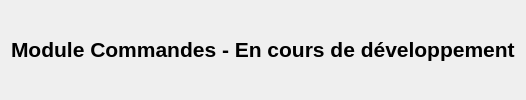
<?xml version="1.0" encoding="UTF-8"?>
<ui version="4.0">
 <class>CommandesWidget</class>
 <widget class="QWidget" name="CommandesWidget">
  <layout class="QVBoxLayout">
   <item alignment="Qt::AlignCenter">
    <widget class="QLabel" name="label">
     <property name="text">
      <string>Module Commandes - En cours de développement</string>
     </property>
     <property name="font">
      <font>
       <pointsize>16</pointsize>
       <bold>true</bold>
      </font>
     </property>
    </widget>
   </item>
  </layout>
 </widget>
 <resources/>
 <connections/>
</ui>
